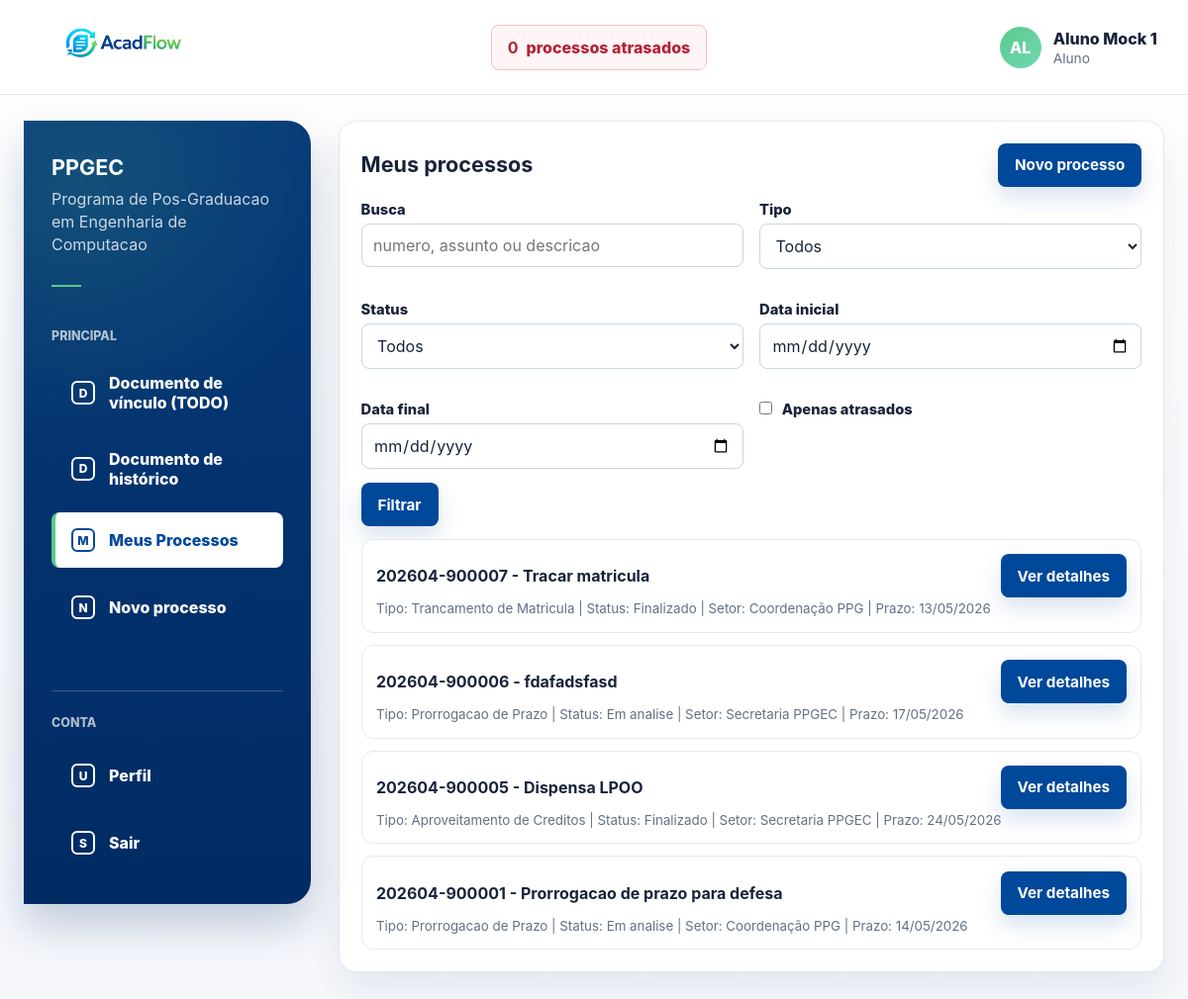
Page /menu/meus-processos/ (signed in) on the committed database.
### processos/models.py (models this page shows, shortened)
class User(AbstractUser):
    class TipoUsuario(models.TextChoices):
        ALUNO = "ALUNO", "Aluno"
        DOCENTE = "DOCENTE", "Docente"
        SERVIDOR = "SERVIDOR", "Servidor"
    username = None
    first_name = None
    last_name = None
    nome = models.CharField(max_length=255)
    email = models.EmailField(unique=True)
    tipo_usuario = models.CharField(
        max_length=20,
        choices=TipoUsuario.choices,
        default=TipoUsuario.SERVIDOR,
    )
    USERNAME_FIELD = "email"
    REQUIRED_FIELDS = ["nome"]
    objects = UserManager()
    class Meta:
        ordering = ["nome", "email"]

class Processo(models.Model):
    PRAZOS_DIAS_POR_TIPO = {
        "APROVEITAMENTO_CREDITOS": 30,
        "DISPENSA_DISCIPLINA": 30,
        "TRANCAMENTO_MATRICULA": 15,
        "PRORROGACAO_PRAZO": 20,
        "REINGRESSO": 30,
        "MUDANCA_ORIENTADOR": 20,
        "QUALIFICACAO": 30,
        "DEFESA": 45,
        "RECURSO": 15,
        "OUTRO": 30,
    }
    class TipoProcesso(models.TextChoices):
        APROVEITAMENTO_CREDITOS = "APROVEITAMENTO_CREDITOS", "Aproveitamento de Creditos"
        DISPENSA_DISCIPLINA = "DISPENSA_DISCIPLINA", "Dispensa de Disciplina"
        TRANCAMENTO_MATRICULA = "TRANCAMENTO_MATRICULA", "Trancamento de Matricula"
        PRORROGACAO_PRAZO = "PRORROGACAO_PRAZO", "Prorrogacao de Prazo"
        REINGRESSO = "REINGRESSO", "Reingresso"
        MUDANCA_ORIENTADOR = "MUDANCA_ORIENTADOR", "Mudanca de Orientador"
        QUALIFICACAO = "QUALIFICACAO", "Qualificacao"
        DEFESA = "DEFESA", "Defesa"
        RECURSO = "RECURSO", "Recurso"
        OUTRO = "OUTRO", "Outro"
    class StatusProcesso(models.TextChoices):
        EM_ANALISE = "EM_ANALISE", "Em analise"
        AGUARDANDO_DOCUMENTO = "AGUARDANDO_DOCUMENTO", "Aguardando documento"
        AGUARDANDO_CIENCIA = "AGUARDANDO_CIENCIA", "Aguardando ciencia"
        FINALIZADO = "FINALIZADO", "Finalizado"
    class Prioridade(models.TextChoices):
        BAIXA = "BAIXA", "Baixa"
        MEDIA = "MEDIA", "Media"
        ALTA = "ALTA", "Alta"
    usuario_criado_por = models.ForeignKey(
        settings.AUTH_USER_MODEL,
        on_delete=models.PROTECT,
        related_name="processos_criados",
    )
    tipo = models.CharField(max_length=40, choices=TipoProcesso.choices)
    assunto = models.CharField(max_length=255)
    descricao = models.TextField()
    data_criacao = models.DateTimeField(auto_now_add=True)
    atualizado_em = models.DateTimeField(auto_now=True)
    status_inicial = models.CharField(
        max_length=25,
        choices=StatusProcesso.choices,
        null=True,
        blank=True,
    )
    status = models.CharField(
        max_length=25,
        choices=StatusProcesso.choices,
        default=StatusProcesso.EM_ANALISE,
    )
    prioridade = models.CharField(
        max_length=10,
        choices=Prioridade.choices,
        null=True,
        blank=True,
    )
    setor_atual = models.ForeignKey(
        Setor,
        on_delete=models.PROTECT,
        related_name="processos_atuais",
    )
    numero = models.CharField(max_length=20, unique=True, editable=False, blank=True)
    prazo_limite = models.DateField(null=True, blank=True)
    finalizado_em = models.DateTimeField(null=True, blank=True)
    termo_finalizacao = models.TextField(blank=True)
    observacoes_internas = models.TextField(blank=True)
    class Meta:
        ordering = ["-data_criacao"]
    @property
    def esta_atrasado(self) -> bool:
        return bool(
            self.prazo_limite
            and self.prazo_limite < timezone.localdate()
            and not self.esta_finalizado
        )

class Setor(models.Model):
    nome = models.CharField(max_length=120, unique=True)
    descricao = models.CharField(max_length=255, blank=True)
    ativo = models.BooleanField(default=True)
    class Meta:
        ordering = ["nome"]

### processos/views.py (the view)
# urls.py: path("menu/meus-processos/", menu_meus_processos_view, name="menu_meus_processos"),
@login_required
def menu_meus_processos_view(request):
    if request.user.tipo_usuario == User.TipoUsuario.SERVIDOR:
        raise PermissionDenied("Perfil SERVIDOR nao possui meus processos.")
    meus_processos = (
        Processo.objects.select_related("setor_atual")
        .filter(usuario_criado_por=request.user)
        .order_by("-data_criacao")
    )
    filtro_q = request.GET.get("my_q", "").strip()
    filtro_tipo = request.GET.get("my_tipo", "").strip()
    filtro_status = request.GET.get("my_status", "").strip()
    filtro_data_inicio = request.GET.get("my_data_inicio", "").strip()
    filtro_data_fim = request.GET.get("my_data_fim", "").strip()
    filtro_atrasados = request.GET.get("my_atrasados") == "1"
    if filtro_atrasados:
        meus_processos = meus_processos.filter(prazo_limite__lt=timezone.localdate()).exclude(
            status=Processo.StatusProcesso.FINALIZADO
        )
    if filtro_q:
        meus_processos = meus_processos.filter(
            Q(numero__icontains=filtro_q)
            | Q(assunto__icontains=filtro_q)
            | Q(descricao__icontains=filtro_q)
        )
    if filtro_tipo:
        meus_processos = meus_processos.filter(tipo=filtro_tipo)
    if filtro_status:
        meus_processos = meus_processos.filter(status=filtro_status)
    data_inicio = parse_date(filtro_data_inicio) if filtro_data_inicio else None
    data_fim = parse_date(filtro_data_fim) if filtro_data_fim else None
    if data_inicio:
        meus_processos = meus_processos.filter(data_criacao__date__gte=data_inicio)
    if data_fim:
        meus_processos = meus_processos.filter(data_criacao__date__lte=data_fim)
    return render(
        request,
        "processos/menu_meus_processos.html",
        {
            "meus_processos": meus_processos,
            "my_tipos": Processo.TipoProcesso.choices,
            "my_status_list": Processo.StatusProcesso.choices,
            "my_filtro_q": filtro_q,
            "my_filtro_tipo": filtro_tipo,
            "my_filtro_status": filtro_status,
            "my_filtro_data_inicio": filtro_data_inicio,
            "my_filtro_data_fim": filtro_data_fim,
            "my_filtro_atrasados": filtro_atrasados,
            "is_coordenador": _is_coordenador(request.user),
            "has_gestao_access": _has_gestao_access(request.user),
            "can_view_dashboard": _can_view_dashboard(request.user),
            "can_view_processos": _can_view_processos(request.user),
            "can_view_caixa": _can_view_caixa(request.user),
            "show_side_menu": True,
            "side_menu_title": "Menu",
            "side_menu_items": _menu_lateral_home(request.user),
        },
    )

### processos/context_processors.py (called while the page is built)
def processos_atrasados(request):
    if not request.user.is_authenticated:
        return {}
    return {
        "processos_atrasados_count": processos_atrasados_queryset(request.user).count(),
        "processos_atrasados_url": processos_atrasados_url(request.user),
    }

### processos/services.py (called while the page is built, shortened)
def processos_atrasados_base_queryset():
    return Processo.objects.filter(
        prazo_limite__lt=timezone.localdate(),
    ).exclude(status=Processo.StatusProcesso.FINALIZADO)

def processos_atrasados_queryset(user):
    queryset = processos_atrasados_base_queryset()
    if not user.is_authenticated:
        return queryset.none()
    if user.tipo_usuario == User.TipoUsuario.SERVIDOR:
        return queryset
    return queryset.filter(usuario_criado_por=user)

def processos_atrasados_url(user):
    if user.is_authenticated and user.tipo_usuario in {User.TipoUsuario.SERVIDOR, User.TipoUsuario.DOCENTE}:
        if user.tipo_usuario == User.TipoUsuario.SERVIDOR or Docente.objects.filter(
            pk=user.pk,
            coordenador=True,
        ).exists():
            return f"{reverse('coordenacao_processos')}?atrasados=1"
    return f"{reverse('menu_meus_processos')}?my_atrasados=1"

### processos/views.py (called while the page is built, shortened)
def _is_docente(user):
    return user.is_authenticated and user.tipo_usuario == User.TipoUsuario.DOCENTE

def _is_servidor(user):
    return user.is_authenticated and user.tipo_usuario == User.TipoUsuario.SERVIDOR

def _is_coordenador(user):
    if not user.is_authenticated or user.tipo_usuario != User.TipoUsuario.DOCENTE:
        return False
    try:
        return bool(user.docente.coordenador)
    except Docente.DoesNotExist:
        return False

def _has_gestao_access(user):
    return _is_coordenador(user) or _is_servidor(user)

def _can_view_dashboard(user):
    return _has_gestao_access(user)

def _can_view_processos(user):
    return _is_coordenador(user) or _is_servidor(user)

def _can_view_caixa(user):
    return _is_docente(user) or _is_servidor(user)

def _menu_lateral_home(user):
    if user.tipo_usuario == User.TipoUsuario.ALUNO:
        return [
            {"label": "Documento de vínculo (TODO)", "href": "/aluno/documento-vinculo/"},
            {"label": "Documento de histórico", "href": "/aluno/documento-historico/"},
            {"label": "Meus Processos", "href": "/menu/meus-processos/"},
            {"label": "Novo processo", "href": "/processos/novo/"},
        ]
    return []

### templates/processos/menu_meus_processos.html (shortened to what this page needs)
{% extends "base.html" %}
{% block content %}
<section class="card" style="margin-bottom: 1rem;">
    <div style="display: flex; align-items: center; justify-content: space-between; gap: 0.8rem; flex-wrap: wrap;">
        <h1 class="section-title" style="margin-bottom: 0;">Meus processos</h1>
        <a class="btn" href="{% url 'novo_processo' %}">Novo processo</a>
    </div>
    <form method="get" style="margin-top: 0.8rem; margin-bottom: 0.8rem;">
        <div class="grid-two">
            <div class="field">
                <label for="id_my_q">Busca</label>
                <input id="id_my_q" type="text" name="my_q" value="{{ my_filtro_q }}" placeholder="numero, assunto ou descricao">
            </div>
            <div class="field">
                <label for="id_my_tipo">Tipo</label>
                <select id="id_my_tipo" name="my_tipo">
                    <option value="">Todos</option>
                </select>
            </div>
            <div class="field">
                <label for="id_my_status">Status</label>
                <select id="id_my_status" name="my_status">
                    <option value="">Todos</option>
                </select>
            </div>
            <div class="field">
                <label for="id_my_data_inicio">Data inicial</label>
                <input id="id_my_data_inicio" type="date" name="my_data_inicio" value="{{ my_filtro_data_inicio }}">
            </div>
            <div class="field">
                <label for="id_my_data_fim">Data final</label>
                <input id="id_my_data_fim" type="date" name="my_data_fim" value="{{ my_filtro_data_fim }}">
            </div>
            <div class="field">
                <label>
                    <input type="checkbox" name="my_atrasados" value="1" {% if my_filtro_atrasados %}checked{% endif %}>
                    Apenas atrasados
                </label>
            </div>
        </div>
        <button class="btn" type="submit">Filtrar</button>
    </form>
    {% if meus_processos %}
        <ul class="list" style="margin-top: 0.8rem;">
            {% for processo in meus_processos %}
                <li>
                    <div style="display: flex; align-items: center; justify-content: space-between; gap: 0.7rem; flex-wrap: wrap;">
                        <strong>{{ processo.numero }} - {{ processo.assunto }}</strong>
                        <a class="btn" href="{% url 'processo_detalhe' processo.id %}">Ver detalhes</a>
                    </div>
                    <small class="muted">
                        Tipo: {{ processo.get_tipo_display }} | Status: {{ processo.get_status_display }} | Setor: {{ processo.setor_atual.nome }} |
                        Prazo: {{ processo.prazo_limite|date:"d/m/Y"|default:"-" }}
                    </small>
                </li>
            {% endfor %}
        </ul>
    {% else %}
        <p class="muted">Nenhum processo encontrado.</p>
    {% endif %}
</section>
{% endblock %}

### templates/base.html (shortened to what this page needs)
{% load static %}
<!doctype html>
<html lang="pt-BR">
<head>
    <link rel="stylesheet" href="{% static 'css/app.css' %}">
</head>
<body>
<div class="app-shell">
    {% if user.is_authenticated %}
        <header class="topbar">
            <div class="container topbar-content">
                <a class="brand" href="{% url 'home' %}" aria-label="AcadFlow">
                    <img class="brand-logo" src="{% static 'img/acadflow-logo.png' %}" alt="AcadFlow">
                </a>
                <a class="overdue-link" href="{{ processos_atrasados_url }}">
                    <strong>{{ processos_atrasados_count|default:0 }}</strong>
                    <span>processos atrasados</span>
                </a>
                <details class="user-menu">
                    <summary class="user-chip">
                        <span class="avatar" aria-hidden="true">{{ user.nome|default:user.email|slice:":2"|upper }}</span>
                        <span class="user-meta">
                            <span class="user-name">{{ user.nome }}</span>
                            <span class="user-role">{{ user.get_tipo_usuario_display }}</span>
                        </span>
                    </summary>
                </details>
            </div>
        </header>
    {% endif %}
    <main class="main-area">
        <div class="container">
            {% if user.is_authenticated %}
                <div class="layout">
                    <aside class="sidebar" aria-label="Menu principal">
                        <div class="sidebar-program">
                            <strong>PPGEC</strong>
                            <span>Programa de Pos-Graduacao em Engenharia de Computacao</span>
                            <span class="sidebar-rule"></span>
                        </div>
                        <p class="sidebar-label">Principal</p>
                        <ul class="side-menu">
                            {% if side_menu_items %}
                                {% for item in side_menu_items %}
                                    <li>
                                        <a class="{% if request.path == item.href %}is-active{% endif %}" href="{{ item.href }}">
                                            <span class="side-icon">{{ item.label|slice:":1" }}</span>
                                            {{ item.label }}
                                        </a>
                                    </li>
                                {% endfor %}
                            {% endif %}
                        </ul>
                        <div class="sidebar-footer">
                            <p class="sidebar-label">Conta</p>
                            <ul class="side-menu">
                                <li>
                                    <a class="{% if request.resolver_match.url_name == 'me' %}is-active{% endif %}" href="{% url 'me' %}">
                                        <span class="side-icon">U</span>
                                        Perfil
                                    </a>
                                </li>
                                <li>
                                    <form method="post" action="{% url 'logout' %}" class="side-form">
                                        <button type="submit">
                                            <span class="side-icon">S</span>
                                            Sair
                                        </button>
                                    </form>
                                </li>
                            </ul>
                        </div>
                    </aside>
                    <section class="content-area">
            {% endif %}
            {% block content %}{% endblock %}
            {% if user.is_authenticated %}
                    </section>
                </div>
            {% endif %}
        </div>
    </main>
</div>
</body>
</html>

### rows in the picture
User: nome "AL", nome "Aluno Mock 1", tipo_usuario "Aluno"
Processo: numero "202604-900007", assunto "Tracar matricula", tipo "Trancamento de Matricula", status "Finalizado", setor_atual.nome "Coordenação PPG", prazo_limite "13/05/2026"
Processo: numero "202604-900006", assunto "fdafadsfasd", tipo "Prorrogacao de Prazo", status "Em analise", setor_atual.nome "Secretaria PPGEC", prazo_limite "17/05/2026"
Processo: numero "202604-900005", assunto "Dispensa LPOO", tipo "Aproveitamento de Creditos", status "Finalizado", setor_atual.nome "Secretaria PPGEC", prazo_limite "24/05/2026"
Processo: numero "202604-900001", assunto "Prorrogacao de prazo para defesa", tipo "Prorrogacao de Prazo", status "Em analise", setor_atual.nome "Coordenação PPG", prazo_limite "14/05/2026"

### other values in the picture
{{ processos_atrasados_count|default:0 }} "0"
{{ item.label|slice:":1" }} "D" "D" "M" "N"
{{ item.label }} "Documento de vínculo (TODO)" "Documento de histórico" "Meus Processos" "Novo processo"
